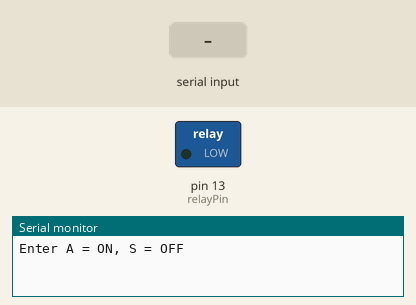
A sketch run on a simulated Arduino Uno, built with avr-gcc and run on an emulated ATmega328P. Parts: switched loads named in the sketch (green lamp = pin HIGH), the last lines printed to the serial monitor. Inputs (shaded band) come from the test bench.

Above: at 1.2 s.
1.3 s: "A" received over Serial
At 1.6 s:
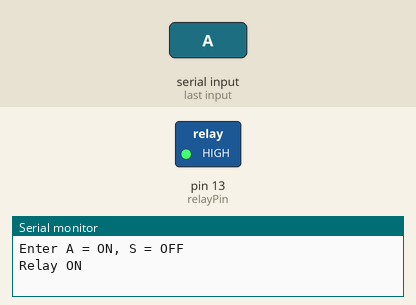
2.8 s: "S" received over Serial
At 3.9 s:
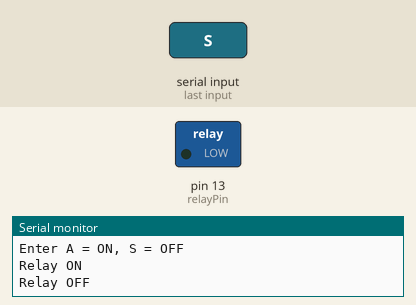
Timing chart, 0 to 5.8 s (numbered marks = the images above; inputs shaded):
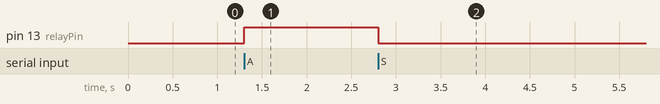

The sketch:

Relay_control.ino
```cpp
int relayPin = 13;

void setup() {
  pinMode(relayPin, OUTPUT);
  digitalWrite(relayPin, LOW);

  Serial.begin(9600);
  Serial.println("Enter A = ON, S = OFF");
}

void loop() {
  if (Serial.available()) {
    char input = Serial.read();

    if (input == 'A') {
      digitalWrite(relayPin, HIGH);
      Serial.println("Relay ON");
    }

    if (input == 'S') {
      digitalWrite(relayPin, LOW);
      Serial.println("Relay OFF");
    }
  }
}
```

Measured:
- after the input at 1.3 s, pin 13 (relayPin): LOW → HIGH at once
- after the input at 2.8 s, pin 13 (relayPin): HIGH → LOW at once
